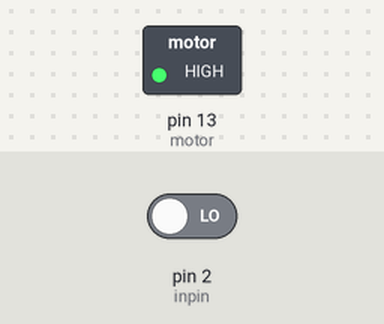
Simulated run of this sketch. Board: Arduino Uno, built with avr-gcc and run on an emulated ATmega328P. On the bench: switched loads named in the sketch (green lamp = pin HIGH). The test bench sets the inputs (shaded band); at power-on: pin 2 (inpin) LOW.

Above: at 4.8 s.
4.9 s: pin 2 (inpin) driven HIGH
At 6.6 s:
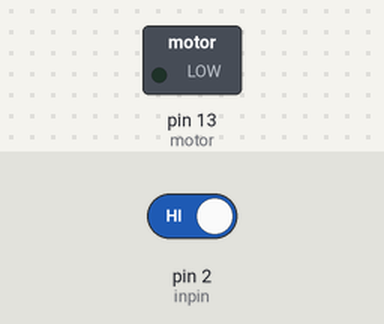
7.6 s: pin 2 (inpin) driven LOW
At 9.4 s:
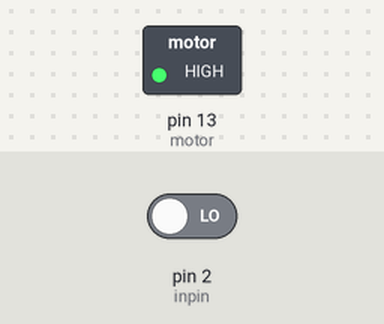
Timing chart, 0 to 10.9 s (numbered marks = the images above; inputs shaded):
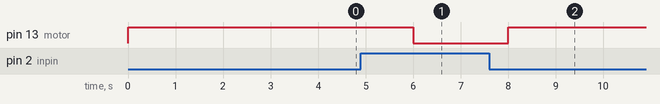

The sketch:

ArduinoCode_ConveyerFood.ino
```cpp
int motor=13; //
int inpin=2; // proximity sensor connected with the pin 2
int val=0; // this variable will read the value from the sensor

void setup()
{
pinMode(motor,OUTPUT);
pinMode(inpin,INPUT);
}

void loop()
{
val=digitalRead(inpin);
if(val==HIGH)
{
 digitalWrite(motor,LOW);
delay(2000);
}
else
{
digitalWrite(motor,HIGH);
delay(2000);
}
}
```

Measured:
- after the input at 4.9 s, pin 13 (motor): HIGH → LOW after 1.1 s
- after the input at 7.6 s, pin 13 (motor): LOW → HIGH after 0.40 s
